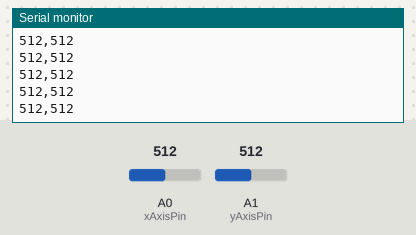
The sketch below on a simulated Arduino Uno, built with avr-gcc and run on an emulated ATmega328P. Parts: the last lines printed to the serial monitor. The inputs (shaded band) are chosen by the test bench; at power-on: A0 (xAxisPin) = 512, A1 (yAxisPin) = 512.

Above: at 1.2 s.
1.3 s: A0 (xAxisPin) set to 716
At 1.9 s:
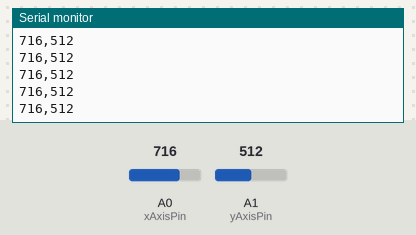
2.8 s: A1 (yAxisPin) set to 716
At 3.9 s:
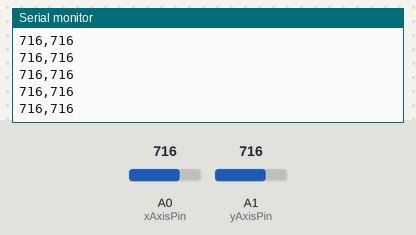
4.3 s: A0 (xAxisPin) set to 900
At 5.2 s:
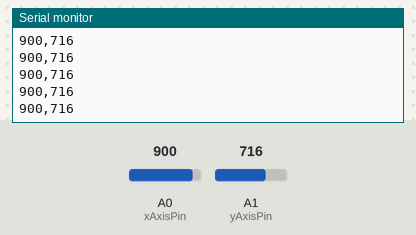
5.8 s: A1 (yAxisPin) set to 900
At 6.7 s:
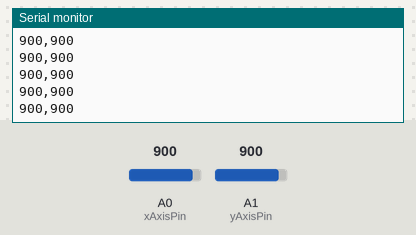
Timing chart, 0 to 8.3 s (numbered marks = the images above; inputs shaded):
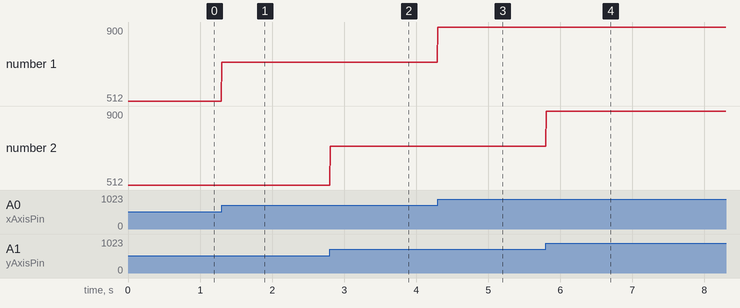

Measured:
- after the input at 1.3 s, the serial monitor: prints a new line at once (image 1)
- after the input at 2.8 s, the serial monitor: prints a new line at once (image 2)
- after the input at 4.3 s, the serial monitor: prints a new line at once (image 3)
- after the input at 5.8 s, the serial monitor: prints a new line at once (image 4)
- plotted number 1: 512 → 716 after the input at 1.3 s, 716 → 900 after the input at 4.3 s

The sketch:

joystick_readings.ino
```cpp
/*
  Simple Joystick analog reading

  This simple arduino code reads the analog x and y values of a Joystick modules
  and print them using the serial port

  List of components:
  * Arduino board + serial cabel
  * Joystick module (e.g. KY-023)
  * 5 x Jumper Wires M/F

  Last modified 06/10/18
  By Jan-Felix Klein

  For the full project description, please refer to:
  https://github.com/JaFeKl/Joystick-analog-readings-real-time-plot-with-pyqtgraph/blob/master/README.md

*/

const int switchPin = 11;         //SW Pin is connected to pin 11
const int yAxisPin = A1;          //VRy pin is connected to analog pin A1
const int xAxisPin = A0;          //VRx pin is connected to analog pin A0


void setup() {
  Serial.begin(115200);             //Turn on the serial port with desired baud rate
  pinMode(switchPin, INPUT);        //Set the switchPin to be an input
  pinMode(xAxisPin, INPUT);         //Set the xAxisPin to be an input
  pinMode(yAxisPin, INPUT);         //Set the yAxisPin to be an input
  digitalWrite(switchPin, HIGH);    //write HIGH to switchPin
}


void loop() {
  // For the purpose of this project, we only need to read the x and y value from the joystick
  Serial.print(analogRead(xAxisPin));
  Serial.print(",");
  Serial.println(analogRead(yAxisPin));

  delay(5); //5 ms delay --> reading with 200Hz
}
```
